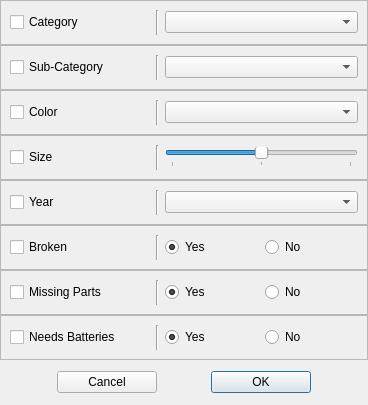
<?xml version="1.0" encoding="UTF-8"?>
<ui version="4.0">
 <class>ClipParamDialog</class>
 <widget class="QDialog" name="ClipParamDialog">
  <property name="windowModality">
   <enum>Qt::WindowModal</enum>
  </property>
  <property name="enabled">
   <bool>true</bool>
  </property>
  <property name="geometry">
   <rect>
    <x>0</x>
    <y>0</y>
    <width>368</width>
    <height>405</height>
   </rect>
  </property>
  <property name="sizePolicy">
   <sizepolicy hsizetype="Fixed" vsizetype="Fixed">
    <horstretch>0</horstretch>
    <verstretch>0</verstretch>
   </sizepolicy>
  </property>
  <property name="contextMenuPolicy">
   <enum>Qt::NoContextMenu</enum>
  </property>
  <property name="windowTitle">
   <string>Clip Properties</string>
  </property>
  <property name="sizeGripEnabled">
   <bool>false</bool>
  </property>
  <property name="modal">
   <bool>true</bool>
  </property>
  <layout class="QVBoxLayout">
   <property name="spacing">
    <number>0</number>
   </property>
   <property name="leftMargin">
    <number>0</number>
   </property>
   <property name="topMargin">
    <number>0</number>
   </property>
   <property name="rightMargin">
    <number>0</number>
   </property>
   <property name="bottomMargin">
    <number>0</number>
   </property>
   <item>
    <widget class="QFrame" name="frame_01">
     <property name="frameShape">
      <enum>QFrame::StyledPanel</enum>
     </property>
     <property name="frameShadow">
      <enum>QFrame::Raised</enum>
     </property>
     <layout class="QHBoxLayout" name="horizontalLayout">
      <item>
       <widget class="QCheckBox" name="catCheckBox">
        <property name="minimumSize">
         <size>
          <width>140</width>
          <height>0</height>
         </size>
        </property>
        <property name="maximumSize">
         <size>
          <width>140</width>
          <height>16777215</height>
         </size>
        </property>
        <property name="text">
         <string>Category</string>
        </property>
       </widget>
      </item>
      <item>
       <widget class="Line" name="line">
        <property name="orientation">
         <enum>Qt::Vertical</enum>
        </property>
       </widget>
      </item>
      <item>
       <widget class="QComboBox" name="catComboBox">
        <property name="duplicatesEnabled">
         <bool>false</bool>
        </property>
        <property name="frame">
         <bool>true</bool>
        </property>
       </widget>
      </item>
     </layout>
    </widget>
   </item>
   <item>
    <widget class="QFrame" name="frame_02">
     <property name="frameShape">
      <enum>QFrame::StyledPanel</enum>
     </property>
     <property name="frameShadow">
      <enum>QFrame::Raised</enum>
     </property>
     <layout class="QHBoxLayout" name="horizontalLayout_2">
      <item>
       <widget class="QCheckBox" name="subcatCheckBox">
        <property name="sizePolicy">
         <sizepolicy hsizetype="Fixed" vsizetype="Fixed">
          <horstretch>0</horstretch>
          <verstretch>0</verstretch>
         </sizepolicy>
        </property>
        <property name="minimumSize">
         <size>
          <width>140</width>
          <height>0</height>
         </size>
        </property>
        <property name="maximumSize">
         <size>
          <width>140</width>
          <height>16777215</height>
         </size>
        </property>
        <property name="text">
         <string>Sub-Category</string>
        </property>
       </widget>
      </item>
      <item>
       <widget class="Line" name="line_2">
        <property name="orientation">
         <enum>Qt::Vertical</enum>
        </property>
       </widget>
      </item>
      <item>
       <widget class="QComboBox" name="subcatComboBox"/>
      </item>
     </layout>
    </widget>
   </item>
   <item>
    <widget class="QFrame" name="frame_03">
     <property name="frameShape">
      <enum>QFrame::StyledPanel</enum>
     </property>
     <property name="frameShadow">
      <enum>QFrame::Raised</enum>
     </property>
     <layout class="QHBoxLayout" name="horizontalLayout_3">
      <item>
       <widget class="QCheckBox" name="colorCheckBox">
        <property name="sizePolicy">
         <sizepolicy hsizetype="Fixed" vsizetype="Fixed">
          <horstretch>0</horstretch>
          <verstretch>0</verstretch>
         </sizepolicy>
        </property>
        <property name="minimumSize">
         <size>
          <width>140</width>
          <height>0</height>
         </size>
        </property>
        <property name="maximumSize">
         <size>
          <width>140</width>
          <height>16777215</height>
         </size>
        </property>
        <property name="text">
         <string>Color</string>
        </property>
       </widget>
      </item>
      <item>
       <widget class="Line" name="line_3">
        <property name="orientation">
         <enum>Qt::Vertical</enum>
        </property>
       </widget>
      </item>
      <item>
       <widget class="QComboBox" name="colorComboBox"/>
      </item>
     </layout>
    </widget>
   </item>
   <item>
    <widget class="QFrame" name="frame_04">
     <property name="frameShape">
      <enum>QFrame::StyledPanel</enum>
     </property>
     <property name="frameShadow">
      <enum>QFrame::Raised</enum>
     </property>
     <layout class="QHBoxLayout" name="horizontalLayout_4">
      <item>
       <widget class="QCheckBox" name="sizeCheckBox">
        <property name="sizePolicy">
         <sizepolicy hsizetype="Fixed" vsizetype="Fixed">
          <horstretch>0</horstretch>
          <verstretch>0</verstretch>
         </sizepolicy>
        </property>
        <property name="minimumSize">
         <size>
          <width>140</width>
          <height>0</height>
         </size>
        </property>
        <property name="maximumSize">
         <size>
          <width>140</width>
          <height>16777215</height>
         </size>
        </property>
        <property name="text">
         <string>Size</string>
        </property>
       </widget>
      </item>
      <item>
       <widget class="Line" name="line_4">
        <property name="orientation">
         <enum>Qt::Vertical</enum>
        </property>
       </widget>
      </item>
      <item>
       <widget class="QSlider" name="sizeHorizontalSlider">
        <property name="maximum">
         <number>2</number>
        </property>
        <property name="pageStep">
         <number>1</number>
        </property>
        <property name="value">
         <number>1</number>
        </property>
        <property name="orientation">
         <enum>Qt::Horizontal</enum>
        </property>
        <property name="tickPosition">
         <enum>QSlider::TicksBelow</enum>
        </property>
        <property name="tickInterval">
         <number>1</number>
        </property>
       </widget>
      </item>
     </layout>
    </widget>
   </item>
   <item>
    <widget class="QFrame" name="frame_05">
     <property name="frameShape">
      <enum>QFrame::StyledPanel</enum>
     </property>
     <property name="frameShadow">
      <enum>QFrame::Raised</enum>
     </property>
     <layout class="QHBoxLayout" name="horizontalLayout_5">
      <item>
       <widget class="QCheckBox" name="ageCheckBox">
        <property name="sizePolicy">
         <sizepolicy hsizetype="Fixed" vsizetype="Fixed">
          <horstretch>0</horstretch>
          <verstretch>0</verstretch>
         </sizepolicy>
        </property>
        <property name="minimumSize">
         <size>
          <width>140</width>
          <height>0</height>
         </size>
        </property>
        <property name="text">
         <string>Year</string>
        </property>
       </widget>
      </item>
      <item>
       <widget class="Line" name="line_8">
        <property name="orientation">
         <enum>Qt::Vertical</enum>
        </property>
       </widget>
      </item>
      <item>
       <widget class="QComboBox" name="ageComboBox"/>
      </item>
     </layout>
    </widget>
   </item>
   <item>
    <widget class="QFrame" name="frame_06">
     <property name="frameShape">
      <enum>QFrame::StyledPanel</enum>
     </property>
     <property name="frameShadow">
      <enum>QFrame::Raised</enum>
     </property>
     <layout class="QHBoxLayout" name="horizontalLayout_6">
      <item>
       <widget class="QCheckBox" name="brokenCheckBox">
        <property name="sizePolicy">
         <sizepolicy hsizetype="Fixed" vsizetype="Fixed">
          <horstretch>0</horstretch>
          <verstretch>0</verstretch>
         </sizepolicy>
        </property>
        <property name="minimumSize">
         <size>
          <width>140</width>
          <height>0</height>
         </size>
        </property>
        <property name="text">
         <string>Broken</string>
        </property>
       </widget>
      </item>
      <item>
       <widget class="Line" name="line_5">
        <property name="orientation">
         <enum>Qt::Vertical</enum>
        </property>
       </widget>
      </item>
      <item>
       <widget class="QRadioButton" name="brokenRadioButtonYes">
        <property name="text">
         <string>Yes</string>
        </property>
        <property name="checked">
         <bool>true</bool>
        </property>
        <property name="autoExclusive">
         <bool>true</bool>
        </property>
       </widget>
      </item>
      <item>
       <widget class="QRadioButton" name="brokenRadioButtonNo">
        <property name="text">
         <string>No</string>
        </property>
       </widget>
      </item>
     </layout>
    </widget>
   </item>
   <item>
    <widget class="QFrame" name="frame_07">
     <property name="frameShape">
      <enum>QFrame::StyledPanel</enum>
     </property>
     <property name="frameShadow">
      <enum>QFrame::Raised</enum>
     </property>
     <layout class="QHBoxLayout" name="horizontalLayout_7">
      <item>
       <widget class="QCheckBox" name="missingCheckBox">
        <property name="sizePolicy">
         <sizepolicy hsizetype="Fixed" vsizetype="Fixed">
          <horstretch>0</horstretch>
          <verstretch>0</verstretch>
         </sizepolicy>
        </property>
        <property name="minimumSize">
         <size>
          <width>140</width>
          <height>0</height>
         </size>
        </property>
        <property name="text">
         <string>Missing Parts</string>
        </property>
       </widget>
      </item>
      <item>
       <widget class="Line" name="line_6">
        <property name="orientation">
         <enum>Qt::Vertical</enum>
        </property>
       </widget>
      </item>
      <item>
       <widget class="QRadioButton" name="missingRadioButtonYes">
        <property name="text">
         <string>Yes</string>
        </property>
        <property name="checked">
         <bool>true</bool>
        </property>
       </widget>
      </item>
      <item>
       <widget class="QRadioButton" name="missingRadioButtonNo">
        <property name="text">
         <string>No</string>
        </property>
       </widget>
      </item>
     </layout>
    </widget>
   </item>
   <item>
    <widget class="QFrame" name="frame_08">
     <property name="frameShape">
      <enum>QFrame::StyledPanel</enum>
     </property>
     <property name="frameShadow">
      <enum>QFrame::Raised</enum>
     </property>
     <layout class="QHBoxLayout" name="horizontalLayout_8">
      <item>
       <widget class="QCheckBox" name="batCheckBox">
        <property name="sizePolicy">
         <sizepolicy hsizetype="Fixed" vsizetype="Fixed">
          <horstretch>0</horstretch>
          <verstretch>0</verstretch>
         </sizepolicy>
        </property>
        <property name="minimumSize">
         <size>
          <width>140</width>
          <height>0</height>
         </size>
        </property>
        <property name="text">
         <string>Needs Batteries</string>
        </property>
       </widget>
      </item>
      <item>
       <widget class="Line" name="line_7">
        <property name="orientation">
         <enum>Qt::Vertical</enum>
        </property>
       </widget>
      </item>
      <item>
       <widget class="QRadioButton" name="batRadioButtonYes">
        <property name="text">
         <string>Yes</string>
        </property>
        <property name="checked">
         <bool>true</bool>
        </property>
       </widget>
      </item>
      <item>
       <widget class="QRadioButton" name="batRadioButtonNo">
        <property name="text">
         <string>No</string>
        </property>
       </widget>
      </item>
     </layout>
    </widget>
   </item>
   <item>
    <widget class="QFrame" name="frame_09">
     <layout class="QHBoxLayout" name="horizontalLayout_9" stretch="0,0,0,0,0">
      <item>
       <spacer name="horizontalSpacer_2">
        <property name="orientation">
         <enum>Qt::Horizontal</enum>
        </property>
        <property name="sizeHint" stdset="0">
         <size>
          <width>40</width>
          <height>20</height>
         </size>
        </property>
       </spacer>
      </item>
      <item>
       <widget class="QPushButton" name="buttonLeft">
        <property name="sizePolicy">
         <sizepolicy hsizetype="Fixed" vsizetype="Fixed">
          <horstretch>0</horstretch>
          <verstretch>0</verstretch>
         </sizepolicy>
        </property>
        <property name="minimumSize">
         <size>
          <width>100</width>
          <height>0</height>
         </size>
        </property>
        <property name="text">
         <string>Cancel</string>
        </property>
        <property name="autoDefault">
         <bool>true</bool>
        </property>
        <property name="default">
         <bool>false</bool>
        </property>
        <property name="flat">
         <bool>false</bool>
        </property>
       </widget>
      </item>
      <item>
       <spacer name="horizontalSpacer">
        <property name="orientation">
         <enum>Qt::Horizontal</enum>
        </property>
        <property name="sizeHint" stdset="0">
         <size>
          <width>40</width>
          <height>20</height>
         </size>
        </property>
       </spacer>
      </item>
      <item>
       <widget class="QPushButton" name="buttonRight">
        <property name="minimumSize">
         <size>
          <width>100</width>
          <height>0</height>
         </size>
        </property>
        <property name="autoFillBackground">
         <bool>false</bool>
        </property>
        <property name="text">
         <string>OK</string>
        </property>
        <property name="default">
         <bool>true</bool>
        </property>
       </widget>
      </item>
      <item>
       <spacer name="horizontalSpacer_3">
        <property name="orientation">
         <enum>Qt::Horizontal</enum>
        </property>
        <property name="sizeHint" stdset="0">
         <size>
          <width>40</width>
          <height>20</height>
         </size>
        </property>
       </spacer>
      </item>
     </layout>
    </widget>
   </item>
  </layout>
 </widget>
 <resources/>
 <connections/>
</ui>
